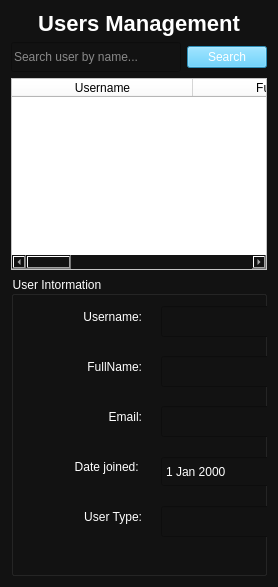
      <widget class="QWidget" name="usersPage">
       <property name="styleSheet">
        <string notr="true">background-color: #121212; color: #fff;</string>
       </property>
       <layout class="QVBoxLayout">
        <item>
         <widget class="QLabel" name="usersTitle">
          <property name="styleSheet">
           <string notr="true">font-size:22px; font-weight:bold;</string>
          </property>
          <property name="text">
           <string>Users Management</string>
          </property>
          <property name="alignment">
           <set>Qt::AlignCenter</set>
          </property>
         </widget>
        </item>
        <item>
         <layout class="QHBoxLayout">
          <item>
           <widget class="QLineEdit" name="searchUserInput">
            <property name="minimumSize">
             <size>
              <width>0</width>
              <height>30</height>
             </size>
            </property>
            <property name="placeholderText">
             <string>Search user by name...</string>
            </property>
           </widget>
          </item>
          <item>
           <widget class="QPushButton" name="searchUserBtn">
            <property name="minimumSize">
             <size>
              <width>0</width>
              <height>20</height>
             </size>
            </property>
            <property name="styleSheet">
             <string notr="true">background-color: rgb(61, 197, 255);</string>
            </property>
            <property name="text">
             <string>Search</string>
            </property>
           </widget>
          </item>
         </layout>
        </item>
        <item>
         <layout class="QHBoxLayout">
          <item>
           <widget class="QTableWidget" name="tableWidget">
            <property name="styleSheet">
             <string notr="true">background-color:#FFFFFF ; color: #000000;</string>
            </property>
            <property name="editTriggers">
             <set>QAbstractItemView::NoEditTriggers</set>
            </property>
            <property name="sortingEnabled">
             <bool>true</bool>
            </property>
            <attribute name="horizontalHeaderDefaultSectionSize">
             <number>181</number>
            </attribute>
            <attribute name="horizontalHeaderMinimumSectionSize">
             <number>100</number>
            </attribute>
            <attribute name="horizontalHeaderShowSortIndicator" stdset="0">
             <bool>true</bool>
            </attribute>
            <attribute name="horizontalHeaderStretchLastSection">
             <bool>false</bool>
            </attribute>
            <attribute name="verticalHeaderVisible">
             <bool>false</bool>
            </attribute>
            <column>
             <property name="text">
              <string>Username</string>
             </property>
            </column>
            <column>
             <property name="text">
              <string>Full Name</string>
             </property>
            </column>
            <column>
             <property name="text">
              <string>Email</string>
             </property>
            </column>
            <column>
             <property name="text">
              <string>Date joined</string>
             </property>
            </column>
            <column>
             <property name="text">
              <string>UserType</string>
             </property>
            </column>
           </widget>
          </item>
         </layout>
        </item>
        <item>
         <widget class="QGroupBox" name="groupBox_2">
          <property name="minimumSize">
           <size>
            <width>0</width>
            <height>300</height>
           </size>
          </property>
          <property name="title">
           <string>User Intormation</string>
          </property>
          <widget class="QLabel" name="label_6">
           <property name="geometry">
            <rect>
             <x>20</x>
             <y>20</y>
             <width>111</width>
             <height>41</height>
            </rect>
           </property>
           <property name="layoutDirection">
            <enum>Qt::LeftToRight</enum>
           </property>
           <property name="styleSheet">
            <string notr="true">font: 9pt &quot;MS Shell Dlg 2&quot;;</string>
           </property>
           <property name="text">
            <string>Username:</string>
           </property>
           <property name="alignment">
            <set>Qt::AlignRight|Qt::AlignTrailing|Qt::AlignVCenter</set>
           </property>
          </widget>
          <widget class="QPushButton" name="deleteUserBtn">
           <property name="geometry">
            <rect>
             <x>660</x>
             <y>220</y>
             <width>161</width>
             <height>43</height>
            </rect>
           </property>
           <property name="font">
            <font>
             <pointsize>10</pointsize>
            </font>
           </property>
           <property name="styleSheet">
            <string notr="true">background-color: rgb(255, 0, 0);
border-color: rgb(255, 255, 255);</string>
           </property>
           <property name="text">
            <string>Delete User</string>
           </property>
           <property name="checkable">
            <bool>true</bool>
           </property>
          </widget>
          <widget class="QLineEdit" name="UsernameLineEdit">
           <property name="enabled">
            <bool>true</bool>
           </property>
           <property name="geometry">
            <rect>
             <x>150</x>
             <y>30</y>
             <width>281</width>
             <height>31</height>
            </rect>
           </property>
           <property name="text">
            <string/>
           </property>
           <property name="readOnly">
            <bool>true</bool>
           </property>
          </widget>
          <widget class="QLabel" name="label_7">
           <property name="geometry">
            <rect>
             <x>30</x>
             <y>70</y>
             <width>101</width>
             <height>41</height>
            </rect>
           </property>
           <property name="styleSheet">
            <string notr="true">font: 9pt &quot;MS Shell Dlg 2&quot;;</string>
           </property>
           <property name="text">
            <string>FullName:</string>
           </property>
           <property name="alignment">
            <set>Qt::AlignRight|Qt::AlignTrailing|Qt::AlignVCenter</set>
           </property>
          </widget>
          <widget class="QLineEdit" name="FullNameLineEdit">
           <property name="geometry">
            <rect>
             <x>150</x>
             <y>80</y>
             <width>281</width>
             <height>31</height>
            </rect>
           </property>
           <property name="readOnly">
            <bool>true</bool>
           </property>
          </widget>
          <widget class="QLineEdit" name="EmailLineEdit">
           <property name="geometry">
            <rect>
             <x>150</x>
             <y>130</y>
             <width>281</width>
             <height>31</height>
            </rect>
           </property>
           <property name="text">
            <string/>
           </property>
           <property name="readOnly">
            <bool>true</bool>
           </property>
          </widget>
          <widget class="QLabel" name="label_8">
           <property name="geometry">
            <rect>
             <x>40</x>
             <y>120</y>
             <width>91</width>
             <height>41</height>
            </rect>
           </property>
           <property name="styleSheet">
            <string notr="true">font: 9pt &quot;MS Shell Dlg 2&quot;;</string>
           </property>
           <property name="text">
            <string>Email:</string>
           </property>
           <property name="alignment">
            <set>Qt::AlignRight|Qt::AlignTrailing|Qt::AlignVCenter</set>
           </property>
          </widget>
          <widget class="QLabel" name="label_9">
           <property name="geometry">
            <rect>
             <x>30</x>
             <y>170</y>
             <width>101</width>
             <height>41</height>
            </rect>
           </property>
           <property name="styleSheet">
            <string notr="true">font: 9pt &quot;MS Shell Dlg 2&quot;;</string>
           </property>
           <property name="text">
            <string>Date joined: </string>
           </property>
           <property name="alignment">
            <set>Qt::AlignRight|Qt::AlignTrailing|Qt::AlignVCenter</set>
           </property>
          </widget>
          <widget class="QLineEdit" name="UserTypeLineEdit">
           <property name="geometry">
            <rect>
             <x>150</x>
             <y>230</y>
             <width>281</width>
             <height>31</height>
            </rect>
           </property>
           <property name="readOnly">
            <bool>true</bool>
           </property>
          </widget>
          <widget class="QLabel" name="label_10">
           <property name="geometry">
            <rect>
             <x>40</x>
             <y>220</y>
             <width>91</width>
             <height>41</height>
            </rect>
           </property>
           <property name="styleSheet">
            <string notr="true">font: 9pt &quot;MS Shell Dlg 2&quot;;</string>
           </property>
           <property name="text">
            <string>User Type:</string>
           </property>
           <property name="alignment">
            <set>Qt::AlignRight|Qt::AlignTrailing|Qt::AlignVCenter</set>
           </property>
          </widget>
          <widget class="QDateEdit" name="dateJoined">
           <property name="geometry">
            <rect>
             <x>150</x>
             <y>180</y>
             <width>281</width>
             <height>31</height>
            </rect>
           </property>
           <property name="readOnly">
            <bool>true</bool>
           </property>
          </widget>
          <widget class="QLineEdit" name="SubscriptionLineEdit">
           <property name="geometry">
            <rect>
             <x>620</x>
             <y>30</y>
             <width>201</width>
             <height>31</height>
            </rect>
           </property>
           <property name="text">
            <string/>
           </property>
           <property name="readOnly">
            <bool>true</bool>
           </property>
          </widget>
          <widget class="QLabel" name="label_12">
           <property name="geometry">
            <rect>
             <x>490</x>
             <y>20</y>
             <width>111</width>
             <height>41</height>
            </rect>
           </property>
           <property name="layoutDirection">
            <enum>Qt::LeftToRight</enum>
           </property>
           <property name="styleSheet">
            <string notr="true">font: 9pt &quot;MS Shell Dlg 2&quot;;</string>
           </property>
           <property name="text">
            <string>Subscription:</string>
           </property>
           <property name="alignment">
            <set>Qt::AlignRight|Qt::AlignTrailing|Qt::AlignVCenter</set>
           </property>
          </widget>
          <widget class="QLabel" name="revenueLabel">
           <property name="geometry">
            <rect>
             <x>490</x>
             <y>70</y>
             <width>111</width>
             <height>41</height>
            </rect>
           </property>
           <property name="layoutDirection">
            <enum>Qt::LeftToRight</enum>
           </property>
           <property name="styleSheet">
            <string notr="true">font: 9pt &quot;MS Shell Dlg 2&quot;;</string>
           </property>
           <property name="text">
            <string>Revenue:</string>
           </property>
           <property name="alignment">
            <set>Qt::AlignRight|Qt::AlignTrailing|Qt::AlignVCenter</set>
           </property>
          </widget>
          <widget class="QLineEdit" name="RevenueLineEdit">
           <property name="geometry">
            <rect>
             <x>620</x>
             <y>80</y>
             <width>201</width>
             <height>31</height>
            </rect>
           </property>
           <property name="text">
            <string/>
           </property>
           <property name="readOnly">
            <bool>true</bool>
           </property>
          </widget>
         </widget>
        </item>
       </layout>
      </widget>
